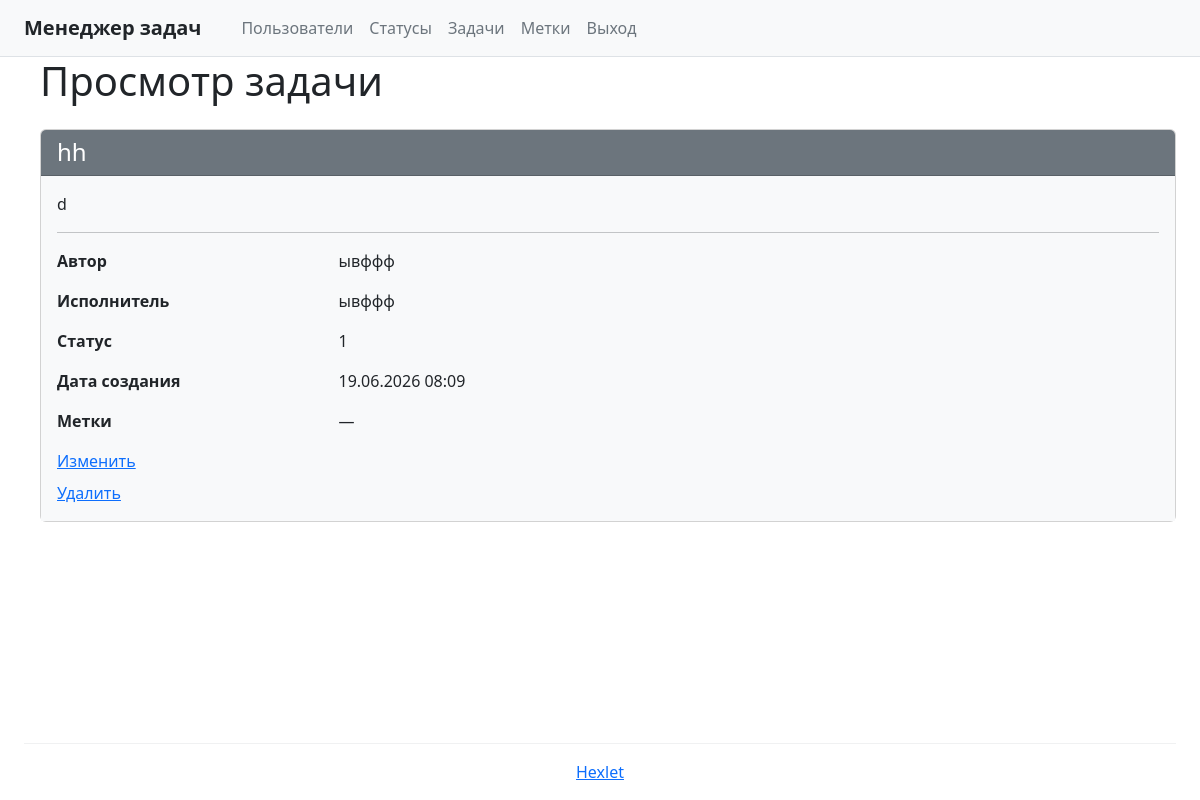
The page /tasks/4/ (signed in) on the database its author committed.
### task_manager/models.py (models this page shows, shortened)
class Task(models.Model):
    name = models.CharField(max_length=150, unique=True, verbose_name='Имя')
    description = models.TextField(blank=True, verbose_name='Описание')
    status = models.ForeignKey('Status', on_delete=models.PROTECT, verbose_name='Статус')
    author = models.ForeignKey(
        User, on_delete=models.PROTECT, related_name='author_tasks', verbose_name='Автор'
    )
    executor = models.ForeignKey(
        User, on_delete=models.PROTECT, related_name='executor_tasks',
        blank=True, null=True, verbose_name='Исполнитель'
    )
    labels = models.ManyToManyField('Label', blank=True, verbose_name='Метки')
    created_at = models.DateTimeField(auto_now_add=True, verbose_name='Дата создания')
    class Meta:
        verbose_name = 'Задача'
        verbose_name_plural = 'Задачи'
        ordering = ['-created_at']

class Status(models.Model):
    name = models.CharField(max_length=100, unique=True, verbose_name='Имя')
    created_at = models.DateTimeField(default=timezone.now, verbose_name='Дата создания')
    class Meta:
        verbose_name = 'Статус'
        verbose_name_plural = 'Статусы'
        ordering = ['id']

### task_manager/views.py (the view)
# urls.py: path('tasks/<int:pk>/', TaskDetailView.as_view(), name='task_detail'),
class TaskDetailView(LoginRequiredMixin, DetailView):
    model = Task
    template_name = 'task_detail.html'
    context_object_name = 'task'

### templates/task_detail.html
{% extends 'base.html' %}
{% block content %}
<div class="ms-3">
    <h1 class="fw-normal mb-4">Просмотр задачи</h1>
    <div class="card mb-4">
        <div class="card-header bg-secondary text-white">
            <h2 class="mb-0 fs-4">{{ task.name }}</h2>
        </div>
        <div class="card-body bg-light">
            {% if task.description %}
                <div class="mb-3">
                    <p>{{ task.description }}</p>
                </div>
                <hr>
            {% endif %}
            <div class="row mb-3">
                <div class="col-3 fw-semibold">Автор</div>
                <div class="col-9">{{ task.author.username }}</div>
            </div>
            <div class="row mb-3">
                <div class="col-3 fw-semibold">Исполнитель</div>
                <div class="col-9">{{ task.executor.username|default:"—" }}</div>
            </div>
            <div class="row mb-3">
                <div class="col-3 fw-semibold">Статус</div>
                <div class="col-9">{{ task.status.name }}</div>
            </div>
            <div class="row mb-3">
                <div class="col-3 fw-semibold">Дата создания</div>
                <div class="col-9">{{ task.created_at|date:"d.m.Y H:i" }}</div>
            </div>
            <div class="row mb-3">
                <div class="col-3 fw-semibold align-self-start">Метки</div>
                <div class="col-9">
                    {% for label in task.labels.all %}
                        <div>• {{ label.name }}</div>
                    {% empty %}
                        <div>—</div>
                    {% endfor %}
                </div>
            </div>
            <div class="d-flex flex-column gap-2 mt-3">
                <a href="{% url 'task_update' task.pk %}" class="text-primary text-decoration-underline">Изменить</a>
                <a href="{% url 'task_delete' task.pk %}" class="text-primary text-decoration-underline">Удалить</a>
            </div>
        </div>
    </div>
</div>
{% endblock %}

### rows shown on the page
Task: name "hh", description "d", author.username "ывффф", executor.username "ывффф", status.name "1", created_at "19.06.2026 08:09"
